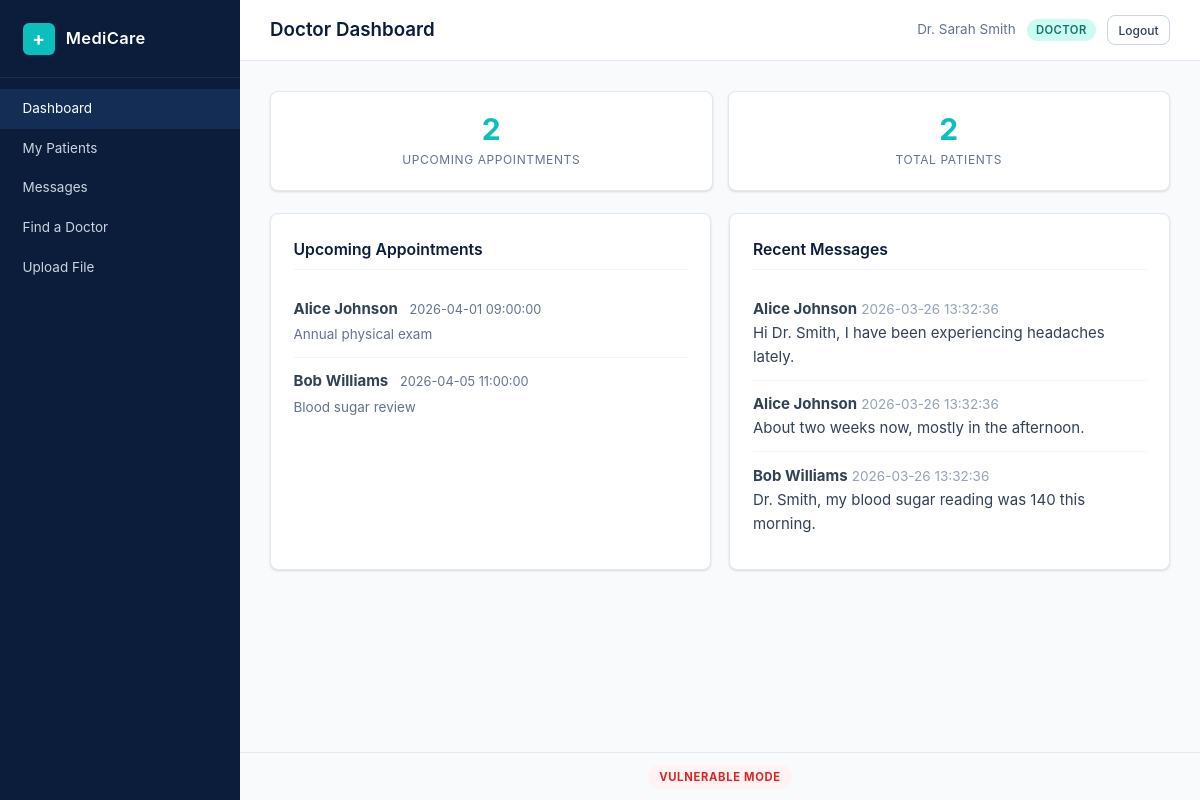
Screenshot of /doctor/dashboard.php (signed in) with the database file from the repository.
### tables this page shows
CREATE TABLE appointments (
    id INT AUTO_INCREMENT PRIMARY KEY,
    patient_id INT NOT NULL,
    doctor_id INT NOT NULL,
    datetime DATETIME NOT NULL,
    status ENUM('scheduled','completed','cancelled') DEFAULT 'scheduled',
    notes TEXT,
    FOREIGN KEY (patient_id) REFERENCES users(id) ON DELETE CASCADE,
    FOREIGN KEY (doctor_id) REFERENCES users(id) ON DELETE CASCADE
);

CREATE TABLE users (
    id INT AUTO_INCREMENT PRIMARY KEY,
    name VARCHAR(100) NOT NULL,
    email VARCHAR(150) NOT NULL UNIQUE,
    password VARCHAR(255) NOT NULL,
    role ENUM('patient','doctor','admin') NOT NULL DEFAULT 'patient',
    created_at TIMESTAMP DEFAULT CURRENT_TIMESTAMP
);

CREATE TABLE messages (
    id INT AUTO_INCREMENT PRIMARY KEY,
    sender_id INT NOT NULL,
    receiver_id INT NOT NULL,
    body TEXT NOT NULL,
    sent_at TIMESTAMP DEFAULT CURRENT_TIMESTAMP,
    FOREIGN KEY (sender_id) REFERENCES users(id) ON DELETE CASCADE,
    FOREIGN KEY (receiver_id) REFERENCES users(id) ON DELETE CASCADE
);

### config.php (called while the page is built, shortened)
<?php
function esc(string $value): string {
    return htmlspecialchars($value, ENT_QUOTES, 'UTF-8');
}

### doctor/dashboard.php (the view, shortened to what this page needs)
<?php
require_once __DIR__ . '/../config.php';
require_once __DIR__ . '/../helpers.php';
$conn = getDB();
$doctorId = currentUserId();
$stmt = $conn->prepare(
    "SELECT a.*, u.name AS patient_name FROM appointments a
     JOIN users u ON a.patient_id = u.id
     WHERE a.doctor_id = ? AND a.status = 'scheduled'
     ORDER BY a.datetime ASC LIMIT 10"
);
$stmt->execute([$doctorId]);
$upcoming = $stmt->fetchAll();
$stmt = $conn->prepare(
    "SELECT m.*, u.name AS sender_name FROM messages m
     JOIN users u ON m.sender_id = u.id
     WHERE m.receiver_id = ? ORDER BY m.sent_at DESC LIMIT 5"
);
$stmt->execute([$doctorId]);
$recentMessages = $stmt->fetchAll();
$patientCount = $conn->prepare(
    "SELECT COUNT(DISTINCT patient_id) FROM appointments WHERE doctor_id = ?"
);
$patientCount->execute([$doctorId]);
$totalPatients = (int)$patientCount->fetchColumn();
?>
<div class="stats-row">
    <div class="stat-card">
        <span class="stat-number"><?= count($upcoming) ?></span>
        <span class="stat-label">Upcoming Appointments</span>
    </div>
    <div class="stat-card">
        <span class="stat-number"><?= $totalPatients ?></span>
        <span class="stat-label">Total Patients</span>
    </div>
</div>
<div class="dashboard-grid">
    <div class="card">
        <h2 class="card-title">Upcoming Appointments</h2>
        <?php foreach ($upcoming as $appt): ?>
            <div class="list-item">
                <strong><?= esc($appt['patient_name']) ?></strong>
                <span class="list-item-date"><?= esc($appt['datetime']) ?></span>
                <p class="list-item-note"><?= esc($appt['notes'] ?? '') ?></p>
            </div>
        <?php endforeach; ?>
    </div>
    <div class="card">
        <h2 class="card-title">Recent Messages</h2>
        <?php foreach ($recentMessages as $msg): ?>
            <div class="list-item">
                <strong><?= esc($msg['sender_name']) ?></strong>
                <span class="text-muted"><?= esc($msg['sent_at']) ?></span>
                <p><?= esc($msg['body']) ?></p>
            </div>
        <?php endforeach; ?>
    </div>
</div>

### assets/style.css (style rules this page uses)
*, *::before, *::after { margin: 0; padding: 0; box-sizing: border-box; }
:root { --navy: #0B1D3A; --navy-light: #132D54; --navy-dark: #071429; --teal: #0ABFBC; --teal-dark: #089E9B; --white: #FFFFFF; --gray-50: #F8FAFC; --gray-100: #F1F5F9; --gray-200: #E2E8F0; --gray-300: #CBD5E1; --gray-400: #94A3B8; --gray-500: #64748B; --gray-700: #334155; --red: #EF4444; --red-bg: #FEF2F2; --green: #22C55E; --green-bg: #F0FDF4; --amber: #F59E0B; --amber-bg: #FFFBEB; --blue: #3B82F6; --radius: 8px; --shadow: 0 1px 3px rgba(0,0,0,0.08), 0 1px 2px rgba(0,0,0,0.06); --shadow-md: 0 4px 6px rgba(0,0,0,0.07), 0 2px 4px rgba(0,0,0,0.06); --sidebar-width: 240px; --font: -apple-system, BlinkMacSystemFont, "Segoe UI", system-ui, sans-serif; }
html { font-size: 15px; }
body { font-family: var(--font); background: var(--gray-50); color: var(--gray-700); line-height: 1.6; min-height: 100vh; }
.card { background: var(--white); border: 1px solid var(--gray-200); border-radius: var(--radius); padding: 1.5rem; margin-bottom: 1.25rem; box-shadow: var(--shadow); }
.card-title { font-size: 1.05rem; font-weight: 600; color: var(--navy); margin-bottom: 1rem; padding-bottom: 0.5rem; border-bottom: 1px solid var(--gray-100); }
.dashboard-grid { display: grid; grid-template-columns: repeat(auto-fit, minmax(340px, 1fr)); gap: 1.25rem; }
.dashboard-grid .card { margin-bottom: 0; }
.stats-row { display: flex; gap: 1rem; margin-bottom: 1.5rem; flex-wrap: wrap; }
.stat-card { background: var(--white); border: 1px solid var(--gray-200); border-radius: var(--radius); padding: 1.25rem 1.5rem; flex: 1; min-width: 140px; text-align: center; box-shadow: var(--shadow); }
.stat-number { display: block; font-size: 2rem; font-weight: 700; color: var(--teal); line-height: 1.2; }
.stat-label { font-size: 0.8rem; color: var(--gray-500); text-transform: uppercase; letter-spacing: 0.05em; }
.list-item { padding: 0.75rem 0; border-bottom: 1px solid var(--gray-100); }
.list-item:last-child { border-bottom: none; }
.list-item-date { font-size: 0.85rem; color: var(--gray-500); margin-left: 0.5rem; }
.list-item-note { font-size: 0.9rem; color: var(--gray-500); margin-top: 0.25rem; }
.text-muted { color: var(--gray-400); font-size: 0.9rem; }

### rows the page displays
appointments: patient.name "Alice Johnson", datetime "2026-04-01 09:00:00", notes "Annual physical exam"
appointments: patient.name "Bob Williams", datetime "2026-04-05 11:00:00", notes "Blood sugar review"
messages: sender.name "Alice Johnson", sent_at "2026-03-26 13:32:36", body "Hi Dr. Smith, I have been experiencing headaches lately."
messages: sender.name "Alice Johnson", sent_at "2026-03-26 13:32:36", body "About two weeks now, mostly in the afternoon."
messages: sender.name "Bob Williams", sent_at "2026-03-26 13:32:36", body "Dr. Smith, my blood sugar reading was 140 this morning."

### other values shown
$item['label'] "Dashboard"
$item['label'] "My Patients"
$item['label'] "Messages"
$item['label'] "Find a Doctor"
$item['label'] "Upload File"
$title "Doctor Dashboard"
$name "Dr. Sarah Smith"
$role "DOCTOR"
count($upcoming) "2"
$totalPatients "2"
$mode "VULNERABLE"
